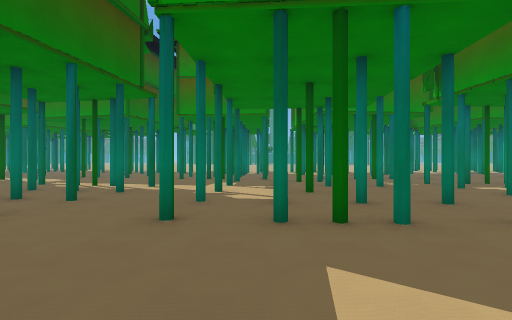
view 1 (above)

21 first-person views from a walk through a 3-D level made in the Godot game engine. The camera is 1.5 m above the floor, looks level and sees 85° across. The floor is counted in squares, 2 m on a side. Each view is taken from the middle of a square. On the plan, view 1 faces up. The plan holds only what a view shows up to about 10 squares ahead; the rest is blank. The place goes on beyond the plan.

view 2
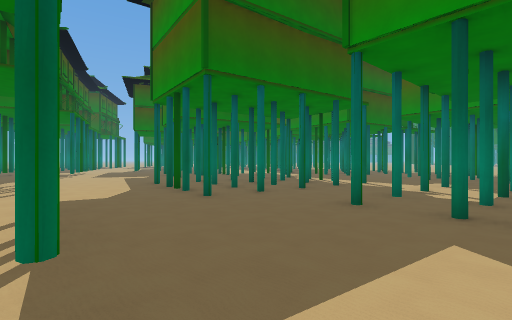

view 3
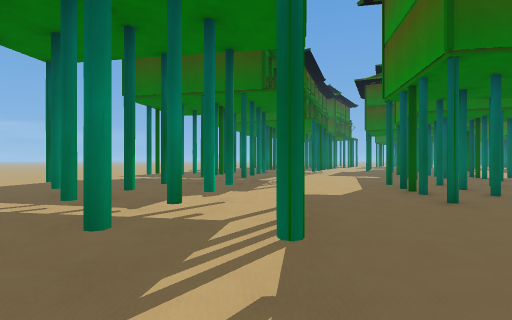

view 4
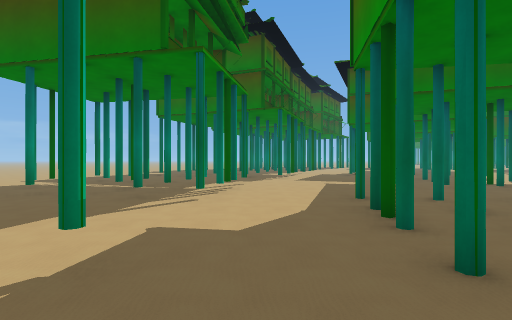

view 5
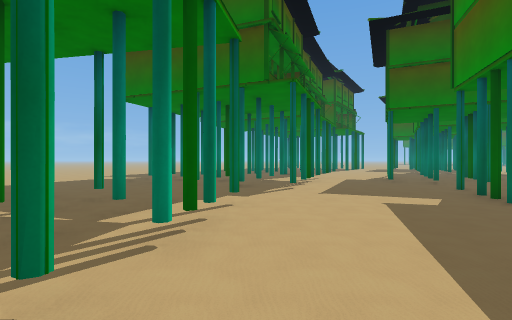

view 6
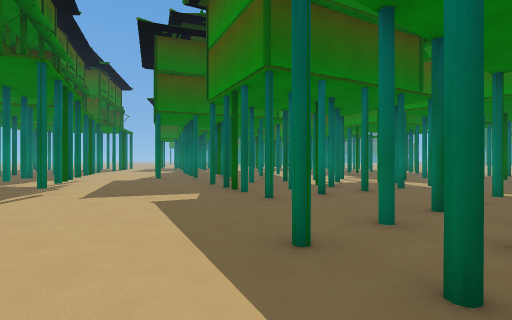

view 7
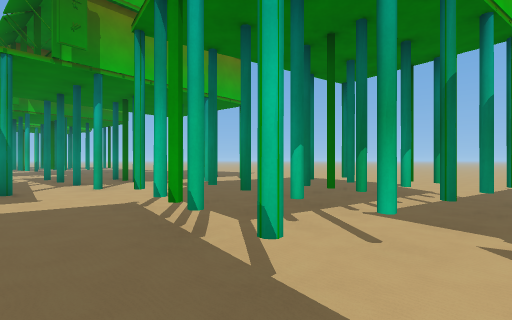

view 8
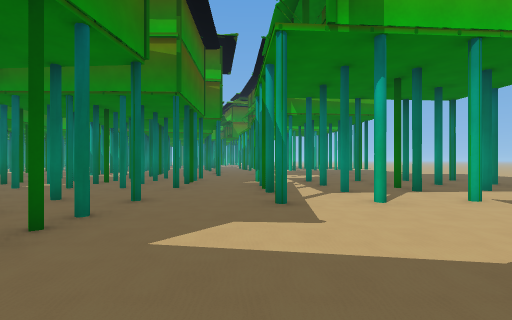

view 9
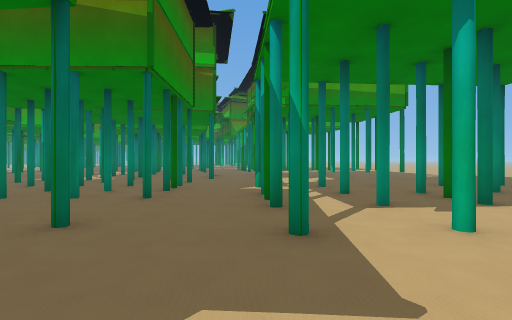

view 10
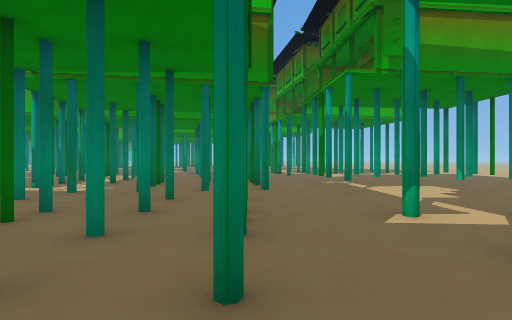

view 11
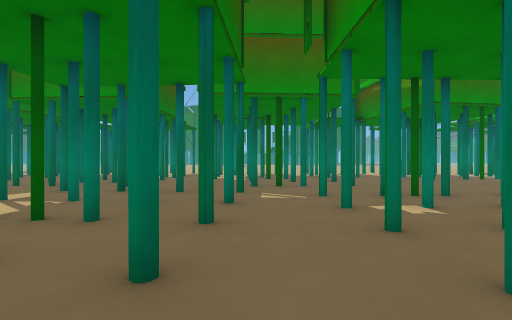

view 12
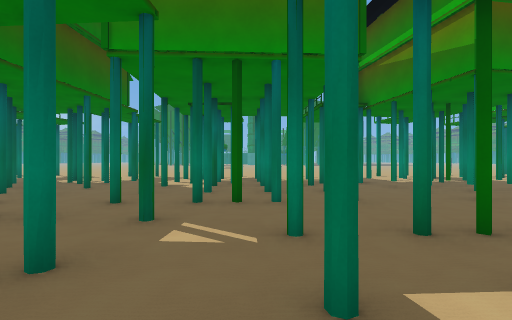

view 13
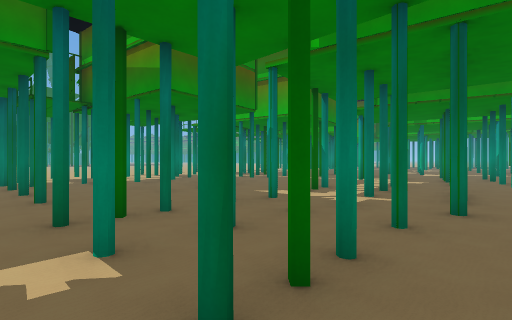

view 14
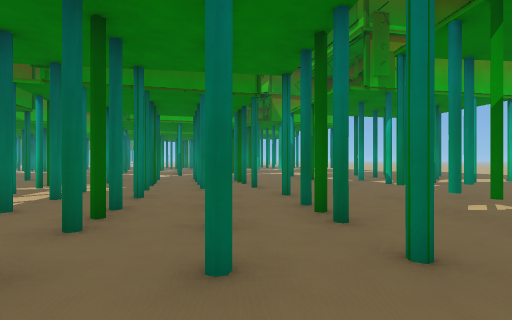

view 15
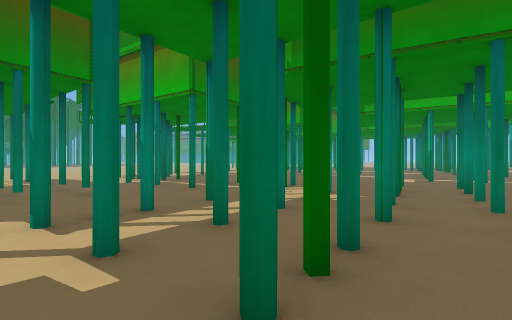

view 16
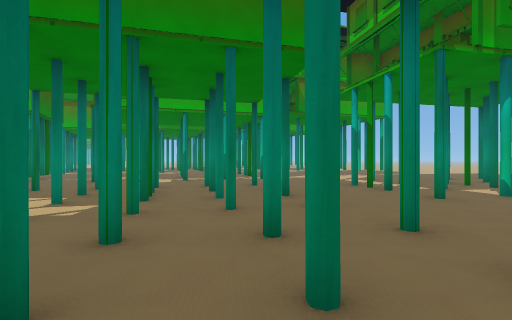

view 17
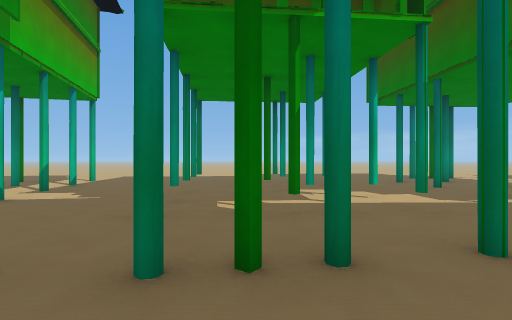

view 18
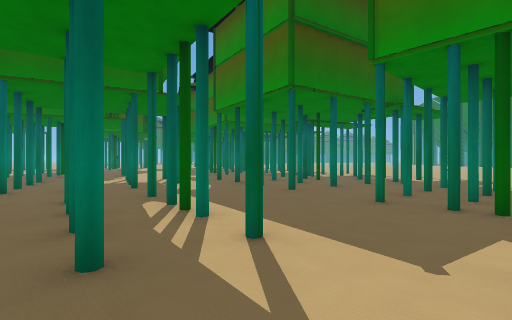

view 19
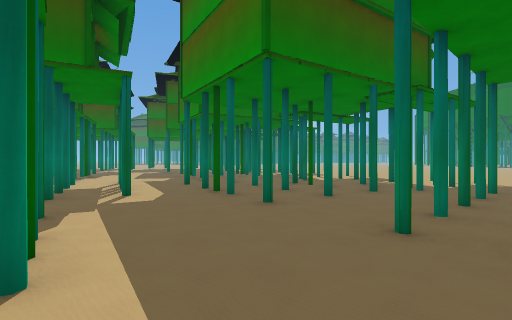

view 20
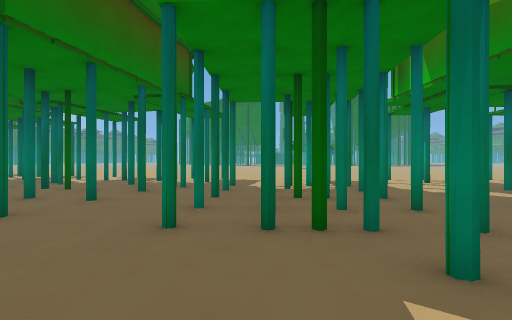

view 21
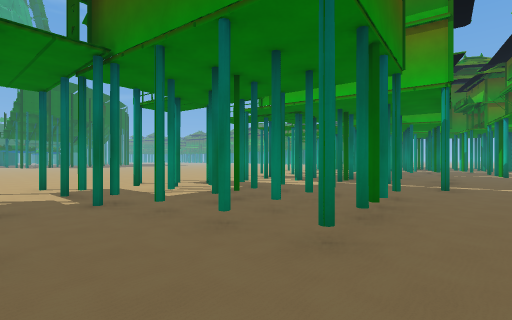

### Floor plan
Key: @ floor where view 1 was taken; # wall or solid block; x gap in a wall; . floor; H house.
Columns run from 18 left of view 1 to 23 right of it. Each row starts with its distance up from view 1.
 22                           ..
 21                           ...
 20                           ....
 19              ..#         .....
 18            HH#H..        .......
 17          H#HH.... #.H HH.#..H#H..
 16          H . #H..H#H...H........H.
 15          ..HHH.H.##..##..#xH.H....H
 14         .HH....H.H..H.HH.H.HHH.....
 13        ......H.............HHH...HH..   H
 12       ....HH...HHH...........H.H.H.HHH ..
 11       ..HH.....HHHH...HH.H.H.............
 10       HH..H......H.HH..............H.H..
  9   H.H H.H..............H.HHHH.HHHH..HH..H
  8   ..H..HHH...HHH.H.HH..........HH..H.....
  7   .H..H....HH.H..H................HHH.....
  6  H...HHH...HH.......H....HHH.HHH.....HH..H
  5   ......H....H.H.H..HH...HH......H...HH..
  4  ..........HHHH..H...........H.....HH...
  3 ..HH........HH.....HHH...HHH.H.H.H.....
  2 H.............H......................HH.H
  1   .HH..H.............H..H.H...HHH.......H
  0   H......H.H..H...@...........HH....HH..
 -1    H...HH.......HH...H.HH.H............H.
 -2   .H...HH......HHH............H.....H....H
 -3   ........H....HHH...H.HH.H..HH..H....HH.
 -4   .......HH....H..........H.............H
 -5   ....H.H....H.......H.H.....H.H... .HH.

Positions as (right, up) in squares from view 1, and headings:
1: (0, 0), facing up
2: (1, -1), facing up-left
3: (1, -1), facing left
4: (-2, 1), facing left
5: (-6, 1), facing left
6: (-6, 1), facing up-left
7: (-5, 1), facing down-right
8: (-2, 1), facing right
9: (0, 1), facing right
10: (4, 3), facing right
11: (4, 3), facing up
12: (5, 6), facing up
13: (6, 5), facing up-right
14: (9, 4), facing right
15: (11, 5), facing up-right
16: (12, 5), facing right
17: (13, 5), facing down
18: (-1, 6), facing up-left
19: (-2, 8), facing up-left
20: (-2, 8), facing up
21: (7, 10), facing up-right
